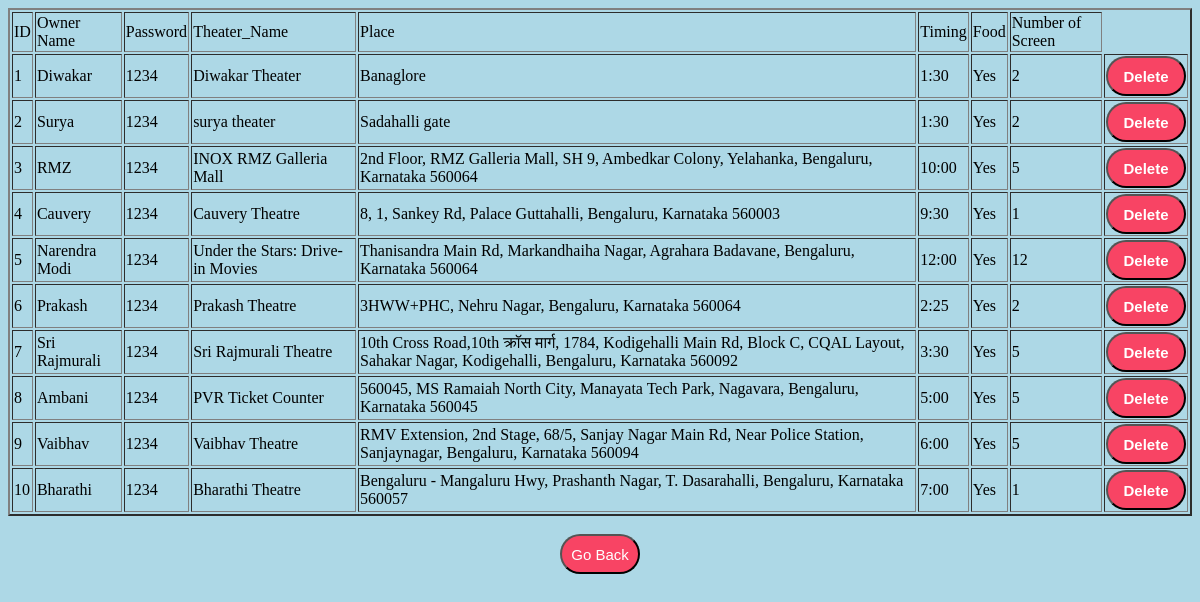
Screenshot of /view_theater with the database file from the repository.
### tables this page shows
CREATE TABLE theater 
(ID INTEGER PRIMARY KEY AUTOINCREMENT,
Owner_Name varchar(255) not null,
Password varchar(50) not null,
Theater_Name varchar(255) not null,
Place varchar(255) not null,
Timing varchar(100) not null,
Food text not null,
Number_Of_Screen int not null);

### main.py (the view)
@app.route('/view_theater')
def view_theater():
    con = sqlite3.connect("Movie_Adda.db")
    con.row_factory = sqlite3.Row
    cur = con.cursor()
    cur.execute("select * from theater;")
    rows = cur.fetchall()
    return render_template("view_theater.html",rows=rows)

### templates/view_theater.html (shortened to what this page needs)
<!DOCTYPE html>
<html lang="en">
<head>
    <link rel="stylesheet" href="{{ url_for('static', filename='css/view_movie.css') }}">
</head>
<body>
<div id="view_theater" align="center">
    <table>
        <tr>
            <form>
                <table border="2" align="center">
  <thead>
  <td>ID</td>
  <td>Owner Name</td>
  <td>Password</td>
  <td>Theater_Name</td>
  <td>Place</td>
  <td>Timing</td>
  <td>Food</td>
  <td>Number of Screen</td>
  </thead>
  {% for x in rows %}
  <tr>
      <td>{{x["ID"]}}</td>
      <td>{{x["Owner_Name"]}}</td>
      <td>{{x["Password"]}}</td>
      <td>{{x["Theater_Name"]}}</td>
      <td>{{x["Place"]}}</td>
      <td>{{x["Timing"]}}</td>
      <td>{{x["Food"]}}</td>
      <td>{{x["Number_Of_Screen"]}}</td>
      <td><a href="/delthe/?id={{ x['ID'] }}"><button type="button" ><b>Delete</b></button></a></td>
  </tr>
  {% endfor %}
</table>
            </form>
        </tr>
    </table>
    <br>
    <form action="/go_back"><button>Go Back</button></form>
</div>
</body>
</html>

### static/css/view_movie.css (style rules this page uses)
body { background-color:lightblue; }
table { margin-left: auto; margin-right: auto; }
button { color: rgb(255, 255, 255); background-color: rgb(248, 68, 100); font-size: 15px; height: 40px; width: 80px; text-align: center; border-radius: 100px; border: 0p solid rgb(248, 68, 100); }

### rows the page displays
theater: ID "1", Owner_Name "Diwakar", Password "1234", Theater_Name "Diwakar Theater", Place "Banaglore", Timing "1:30", Food "Yes", Number_Of_Screen "2"
theater: ID "2", Owner_Name "Surya", Password "1234", Theater_Name "surya theater", Place "Sadahalli gate", Timing "1:30", Food "Yes", Number_Of_Screen "2"
theater: ID "3", Owner_Name "RMZ", Password "1234", Theater_Name "INOX RMZ Galleria Mall", Place "2nd Floor, RMZ Galleria Mall, SH 9, Ambedkar Colony, Yelahanka, Bengaluru, Karnataka 560064", Timing "10:00", Food "Yes", Number_Of_Screen "5"
theater: ID "4", Owner_Name "Cauvery", Password "1234", Theater_Name "Cauvery Theatre", Place "8, 1, Sankey Rd, Palace Guttahalli, Bengaluru, Karnataka 560003", Timing "9:30", Food "Yes", Number_Of_Screen "1"
theater: ID "5", Owner_Name "Narendra Modi", Password "1234", Theater_Name "Under the Stars: Drive-in Movies", Place "Thanisandra Main Rd, Markandhaiha Nagar, Agrahara Badavane, Bengaluru, Karnataka 560064", Timing "12:00", Food "Yes", Number_Of_Screen "12"
theater: ID "6", Owner_Name "Prakash", Password "1234", Theater_Name "Prakash Theatre", Place "3HWW+PHC, Nehru Nagar, Bengaluru, Karnataka 560064", Timing "2:25", Food "Yes", Number_Of_Screen "2"
theater: ID "7", Owner_Name "Sri Rajmurali", Password "1234", Theater_Name "Sri Rajmurali Theatre", Place "10th Cross Road,10th क्रॉस मार्ग, 1784, Kodigehalli Main Rd, Block C, CQAL Layout, Sahakar Nagar, Kodigehalli, Bengaluru, Karnataka 560092", Timing "3:30", Food "Yes", Number_Of_Screen "5"
theater: ID "8", Owner_Name "Ambani", Password "1234", Theater_Name "PVR Ticket Counter", Place "560045, MS Ramaiah North City, Manayata Tech Park, Nagavara, Bengaluru, Karnataka 560045", Timing "5:00", Food "Yes", Number_Of_Screen "5"
theater: ID "9", Owner_Name "Vaibhav", Password "1234", Theater_Name "Vaibhav Theatre", Place "RMV Extension, 2nd Stage, 68/5, Sanjay Nagar Main Rd, Near Police Station, Sanjaynagar, Bengaluru, Karnataka 560094", Timing "6:00", Food "Yes", Number_Of_Screen "5"
theater: ID "10", Owner_Name "Bharathi", Password "1234", Theater_Name "Bharathi Theatre", Place "Bengaluru - Mangaluru Hwy, Prashanth Nagar, T. Dasarahalli, Bengaluru, Karnataka 560057", Timing "7:00", Food "Yes", Number_Of_Screen "1"
